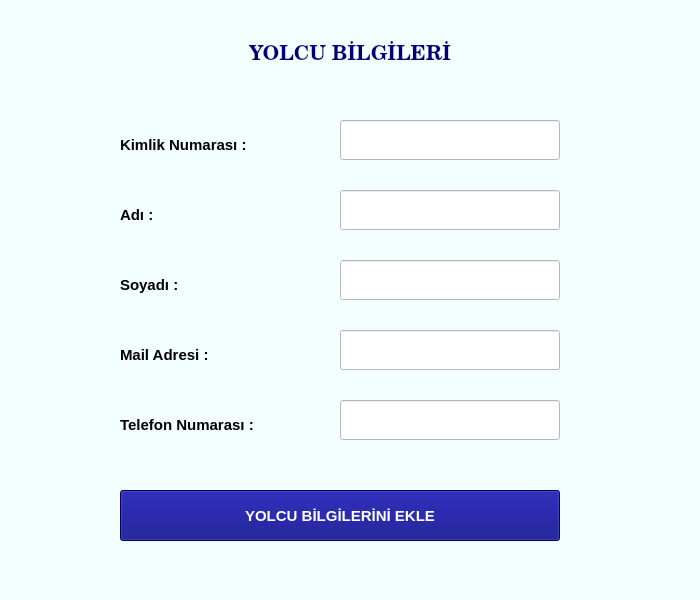
<?xml version="1.0" encoding="UTF-8"?>
<ui version="4.0">
 <class>passenger</class>
 <widget class="QWidget" name="passenger">
  <property name="geometry">
   <rect>
    <x>0</x>
    <y>0</y>
    <width>700</width>
    <height>600</height>
   </rect>
  </property>
  <property name="windowTitle">
   <string>Form</string>
  </property>
  <property name="styleSheet">
   <string notr="true">background-color: rgb(243, 255, 255);</string>
  </property>
  <widget class="QLabel" name="label">
   <property name="geometry">
    <rect>
     <x>120</x>
     <y>120</y>
     <width>170</width>
     <height>50</height>
    </rect>
   </property>
   <property name="font">
    <font>
     <pointsize>11</pointsize>
     <bold>true</bold>
    </font>
   </property>
   <property name="text">
    <string>Kimlik Numarası :</string>
   </property>
  </widget>
  <widget class="QLabel" name="label_2">
   <property name="geometry">
    <rect>
     <x>120</x>
     <y>190</y>
     <width>170</width>
     <height>50</height>
    </rect>
   </property>
   <property name="font">
    <font>
     <pointsize>11</pointsize>
     <bold>true</bold>
    </font>
   </property>
   <property name="text">
    <string>Adı :</string>
   </property>
  </widget>
  <widget class="QLabel" name="label_3">
   <property name="geometry">
    <rect>
     <x>120</x>
     <y>260</y>
     <width>170</width>
     <height>50</height>
    </rect>
   </property>
   <property name="font">
    <font>
     <pointsize>11</pointsize>
     <bold>true</bold>
    </font>
   </property>
   <property name="text">
    <string>Soyadı :</string>
   </property>
  </widget>
  <widget class="QLabel" name="label_4">
   <property name="geometry">
    <rect>
     <x>120</x>
     <y>330</y>
     <width>170</width>
     <height>50</height>
    </rect>
   </property>
   <property name="font">
    <font>
     <pointsize>11</pointsize>
     <bold>true</bold>
    </font>
   </property>
   <property name="text">
    <string>Mail Adresi : </string>
   </property>
  </widget>
  <widget class="QLabel" name="label_5">
   <property name="geometry">
    <rect>
     <x>120</x>
     <y>400</y>
     <width>170</width>
     <height>50</height>
    </rect>
   </property>
   <property name="font">
    <font>
     <pointsize>11</pointsize>
     <bold>true</bold>
    </font>
   </property>
   <property name="text">
    <string>Telefon Numarası :</string>
   </property>
  </widget>
  <widget class="QLabel" name="label_6">
   <property name="geometry">
    <rect>
     <x>249</x>
     <y>30</y>
     <width>251</width>
     <height>50</height>
    </rect>
   </property>
   <property name="font">
    <font>
     <family>Century Schoolbook</family>
     <pointsize>15</pointsize>
     <italic>false</italic>
     <bold>true</bold>
    </font>
   </property>
   <property name="styleSheet">
    <string notr="true">color: rgb(0, 0, 127);</string>
   </property>
   <property name="text">
    <string>YOLCU BİLGİLERİ</string>
   </property>
  </widget>
  <widget class="QLineEdit" name="lineEdit">
   <property name="geometry">
    <rect>
     <x>340</x>
     <y>120</y>
     <width>220</width>
     <height>40</height>
    </rect>
   </property>
   <property name="styleSheet">
    <string notr="true">background-color: rgb(255, 255, 255);</string>
   </property>
  </widget>
  <widget class="QLineEdit" name="lineEdit_2">
   <property name="geometry">
    <rect>
     <x>340</x>
     <y>190</y>
     <width>220</width>
     <height>40</height>
    </rect>
   </property>
   <property name="styleSheet">
    <string notr="true">background-color: rgb(255, 255, 255);</string>
   </property>
  </widget>
  <widget class="QLineEdit" name="lineEdit_3">
   <property name="geometry">
    <rect>
     <x>340</x>
     <y>260</y>
     <width>220</width>
     <height>40</height>
    </rect>
   </property>
   <property name="styleSheet">
    <string notr="true">background-color: rgb(255, 255, 255);</string>
   </property>
  </widget>
  <widget class="QLineEdit" name="lineEdit_4">
   <property name="geometry">
    <rect>
     <x>340</x>
     <y>330</y>
     <width>220</width>
     <height>40</height>
    </rect>
   </property>
   <property name="styleSheet">
    <string notr="true">background-color: rgb(255, 255, 255);</string>
   </property>
  </widget>
  <widget class="QLineEdit" name="lineEdit_5">
   <property name="geometry">
    <rect>
     <x>340</x>
     <y>400</y>
     <width>220</width>
     <height>40</height>
    </rect>
   </property>
   <property name="styleSheet">
    <string notr="true">background-color: rgb(255, 255, 255);</string>
   </property>
  </widget>
  <widget class="QPushButton" name="addPassenger">
   <property name="geometry">
    <rect>
     <x>120</x>
     <y>490</y>
     <width>440</width>
     <height>51</height>
    </rect>
   </property>
   <property name="font">
    <font>
     <pointsize>11</pointsize>
     <bold>true</bold>
    </font>
   </property>
   <property name="styleSheet">
    <string notr="true">color: rgb(255, 255, 255);
background-color: rgb(0, 0, 127);</string>
   </property>
   <property name="text">
    <string>YOLCU BİLGİLERİNİ EKLE</string>
   </property>
  </widget>
 </widget>
 <resources/>
 <connections/>
</ui>
